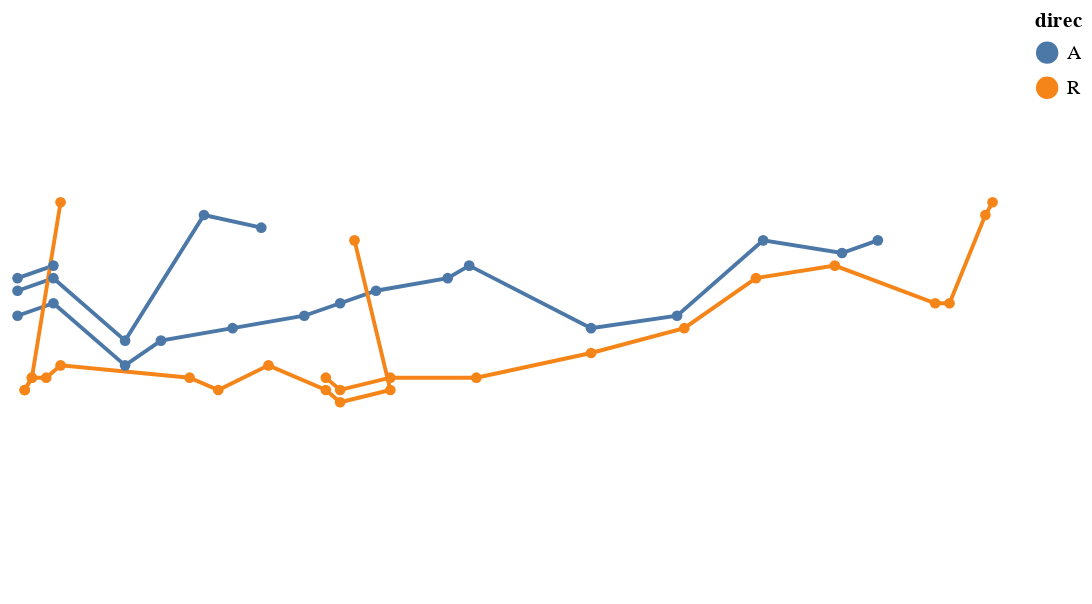

Notebook code for this chart:
### Code cell
troops |>
@vlplot(
    mark={:line,point=true},
    width=500, height=300,
    longitude="lonp:q",
    latitude="latp:q",
#     size="",
    color="direc:n",
    detail="division:n",
    
)

### Figure 1 — Vega-Lite specification as saved in the notebook (floating-point values rounded to 4 significant figures)
{"data": {"values": [{"direc": "A", "division": 1, "latp": 54.9, "lonp": 24, "surviv": 340000}, {"direc": "A", "division": 1, "latp": 55, "lonp": 24.5, "surviv": 340000}, {"direc": "A", "division": 1, "latp": 54.5, "lonp": 25.5, "surviv": 340000}, {"direc": "A", "division": 1, "latp": 54.7, "lonp": 26, "surviv": 320000}, {"direc": "A", "division": 1, "latp": 54.8, "lonp": 27, "surviv": 300000}, {"direc": "A", "division": 1, "latp": 54.9, "lonp": 28, "surviv": 280000}, {"direc": "A", "division": 1, "latp": 55, "lonp": 28.5, "surviv": 240000}, {"direc": "A", "division": 1, "latp": 55.1, "lonp": 29, "surviv": 210000}, {"direc": "A", "division": 1, "latp": 55.2, "lonp": 30, "surviv": 180000}, {"direc": "A", "division": 1, "latp": 55.3, "lonp": 30.3, "surviv": 175000}, {"direc": "A", "division": 1, "latp": 54.8, "lonp": 32, "surviv": 145000}, {"direc": "A", "division": 1, "latp": 54.9, "lonp": 33.2, "surviv": 140000}, {"direc": "A", "division": 1, "latp": 55.5, "lonp": 34.4, "surviv": 127100}, {"direc": "A", "division": 1, "latp": 55.4, "lonp": 35.5, "surviv": 100000}, {"direc": "A", "division": 1, "latp": 55.5, "lonp": 36, "surviv": 100000}, {"direc": "R", "division": 1, "latp": 55.8, "lonp": 37.6, "surviv": 100000}, {"direc": "R", "division": 1, "latp": 55.7, "lonp": 37.5, "surviv": 98000}, {"direc": "R", "division": 1, "latp": 55, "lonp": 37, "surviv": 97000}, {"direc": "R", "division": 1, "latp": 55, "lonp": 36.8, "surviv": 96000}, {"direc": "R", "division": 1, "latp": 55.3, "lonp": 35.4, "surviv": 87000}, {"direc": "R", "division": 1, "latp": 55.2, "lonp": 34.3, "surviv": 55000}, {"direc": "R", "division": 1, "latp": 54.8, "lonp": 33.3, "surviv": 37000}, {"direc": "R", "division": 1, "latp": 54.6, "lonp": 32, "surviv": 24000}, {"direc": "R", "division": 1, "latp": 54.4, "lonp": 30.4, "surviv": 20000}, {"direc": "R", "division": 1, "latp": 54.4, "lonp": 29.2, "surviv": 20000}, {"direc": "R", "division": 1, "latp": 54.3, "lonp": 28.5, "surviv": 20000}, {"direc": "R", "division": 1, "latp": 54.4, "lonp": 28.3, "surviv": 20000}, {"direc": "A", "division": 2, "latp": 55.1, "lonp": 24, "surviv": 60000}, {"direc": "A", "division": 2, "latp": 55.2, "lonp": 24.5, "surviv": 60000}, {"direc": "A", "division": 2, "latp": 54.7, "lonp": 25.5, "surviv": 60000}, {"direc": "A", "division": 2, "latp": 55.7, "lonp": 26.6, "surviv": 40000}, {"direc": "A", "division": 2, "latp": 55.6, "lonp": 27.4, "surviv": 33000}, {"direc": "R", "division": 2, "latp": 55.5, "lonp": 28.7, "surviv": 30000}, {"direc": "R", "division": 2, "latp": 54.3, "lonp": 29.2, "surviv": 30000}, {"direc": "R", "division": 2, "latp": 54.2, "lonp": 28.5, "surviv": 30000}, {"direc": "R", "division": 2, "latp": 54.3, "lonp": 28.3, "surviv": 28000}, {"direc": "R", "division": 2, "latp": 54.5, "lonp": 27.5, "surviv": 20000}, {"direc": "R", "division": 2, "latp": 54.3, "lonp": 26.8, "surviv": 12000}, {"direc": "R", "division": 2, "latp": 54.4, "lonp": 26.4, "surviv": 14000}, {"direc": "R", "division": 2, "latp": 54.5, "lonp": 24.6, "surviv": 8000}, {"direc": "R", "division": 2, "latp": 54.4, "lonp": 24.4, "surviv": 4000}, {"direc": "R", "division": 2, "latp": 54.4, "lonp": 24.2, "surviv": 4000}, {"direc": "R", "division": 2, "latp": 54.3, "lonp": 24.1, "surviv": 4000}, {"direc": "A", "division": 3, "latp": 55.2, "lonp": 24, "surviv": 22000}, {"direc": "A", "division": 3, "latp": 55.3, "lonp": 24.5, "surviv": 22000}, {"direc": "R", "division": 3, "latp": 55.8, "lonp": 24.6, "surviv": 6000}, {"direc": "R", "division": 3, "latp": 54.4, "lonp": 24.2, "surviv": 6000}, {"direc": "R", "division": 3, "latp": 54.3, "lonp": 24.1, "surviv": 6000}]}, "encoding": {"color": {"field": "direc", "type": "nominal"}, "detail": {"field": "division", "type": "nominal"}, "latitude": {"field": "latp", "type": "quantitative"}, "longitude": {"field": "lonp", "type": "quantitative"}}, "height": 300, "mark": {"point": true, "type": "line"}, "width": 500}
